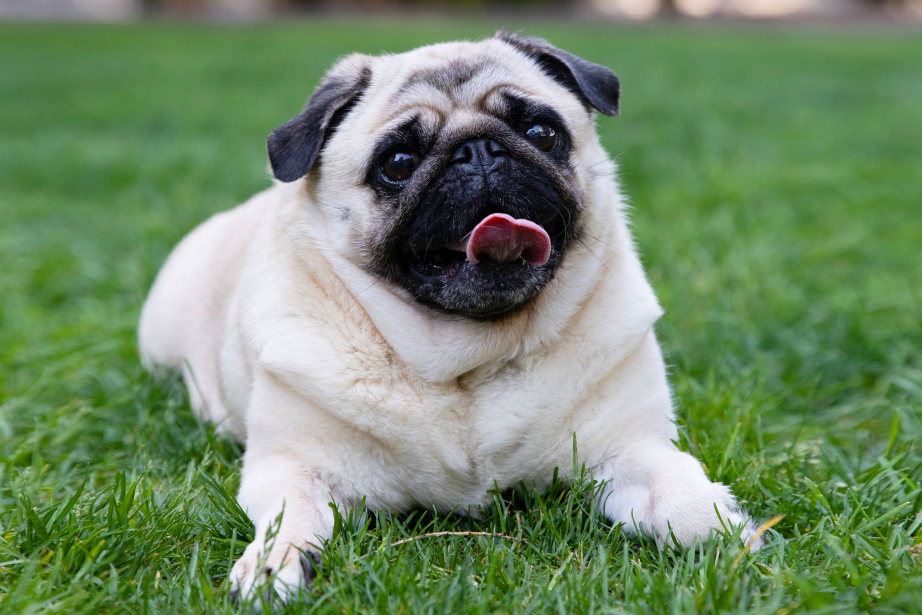
#> input picture py_opencv/photos/dog1.jpg, 2765 x 1843 px (shown at 1/3 size)
$ python basic.py
#> lines starting #> are read from the running program, lines starting #| are printed output that depends on the picture; after the words box and inside, x2 and y2 are one past the last pixel; in counts of white or black regions, pixels touching at a corner belong together
import cv2 as cv

def rescaleFrame(frame, scale=0.75):
    # works for Photos, Videos, Live Videos
    width = int(frame.shape[1]*scale)
    height = int(frame.shape[0]*scale)
    dimensions = (width, height)

    return cv.resize(frame, dimensions, interpolation=cv.INTER_AREA)

img = cv.imread('photos/dog1.jpg')
#> img is the input picture: shape (1843, 2765, 3); mean B, G, R 105.2, 138.7, 114.6
# img = rescaleFrame(img, 0.25)
cv.imshow('Dog', img)

""" 1. Convert to Greyscale """
gray = cv.cvtColor(img, cv.COLOR_BGR2GRAY)
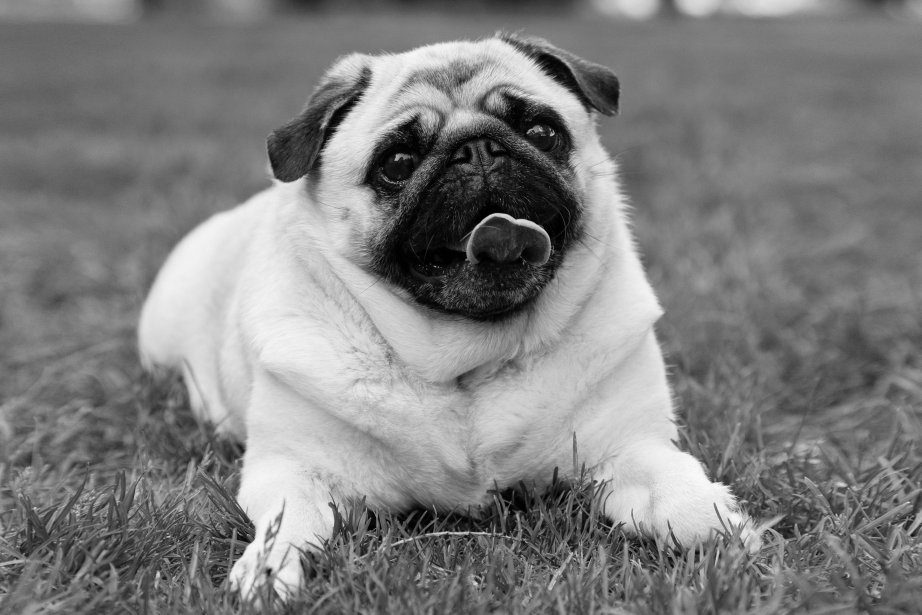
#> gray: shape (1843, 2765) (shown at 1/3 size); min 0, max 252, mean 127.7
# cv.imshow('gray', gray)

""" 2. Blur Image (removing noise) """
blur = cv.GaussianBlur(img, (7,7), cv.BORDER_DEFAULT)
# cv.imshow('blur', blur)

""" 3. Edge Cascade """
canny = cv.Canny(img, 125, 175)
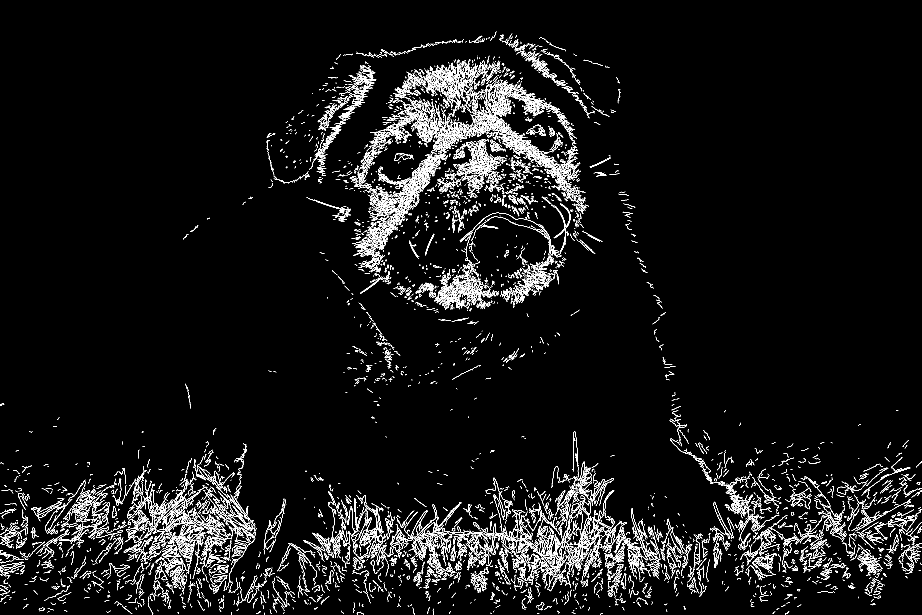
#> canny: shape (1843, 2765) (shown at 1/3 size); 3.8% white in thin lines or dots
# cv.imshow('canny', canny)

""" 4. Dilate Image """
dilate = cv.dilate(canny, (7,7), iterations=3)
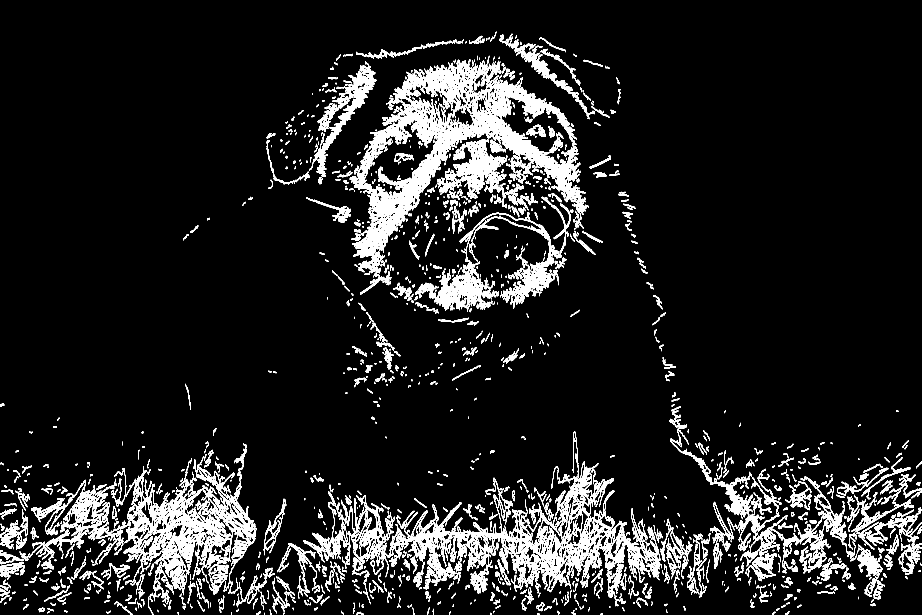
#> dilate: shape (1843, 2765) (shown at 1/3 size); 9.5% white; 1951 white regions (420 under 20 px), largest, box (x1, y1, x2, y2) and area: (1049, 178, 1767, 885) 90985, (1244, 1384, 1953, 1796) 57630, (333, 1368, 770, 1786) 44369
# cv.imshow('dilated', dilate)

""" 5. Eroding """
eroded = cv.erode(dilate, (7,7), iterations=3)
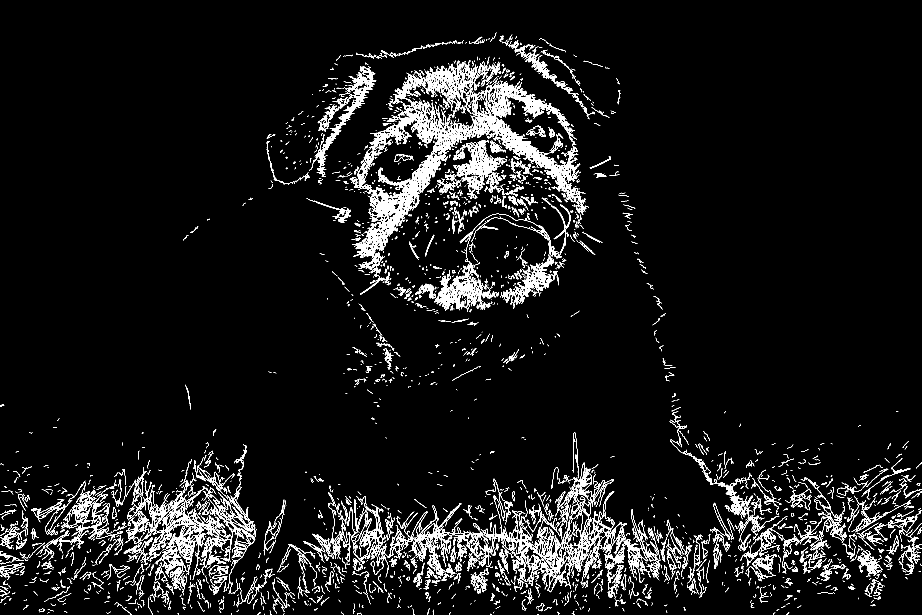
#> eroded: shape (1843, 2765) (shown at 1/3 size); 5.5% white; 2996 white regions (1774 under 20 px), largest, box (x1, y1, x2, y2) and area: (1049, 218, 1354, 830) 30638, (440, 1441, 768, 1781) 18807, (1244, 1487, 1722, 1777) 18058
# cv.imshow('erode',eroded)

""" 6. Resize """
resize = cv.resize(img, (500,500), interpolation= cv.INTER_AREA) # INTER_CUBIC(better resolution, takes longer), INTER_LINEAR == for enlarging
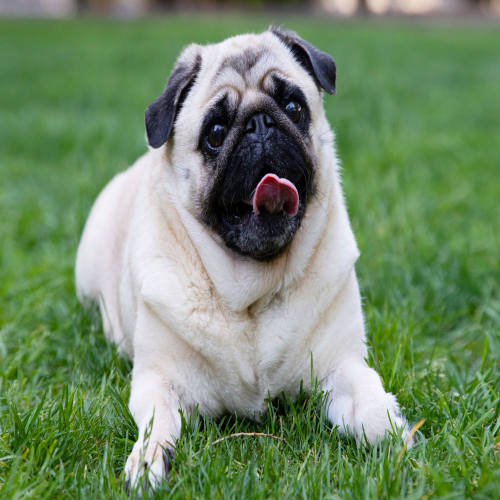
#> resize: shape (500, 500, 3); mean B, G, R 105.2, 138.7, 114.6
cv.imshow('resize', resize)

""" 7. Crop """
crop = img[50:200, 200:400]
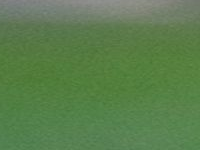
#> crop: shape (150, 200, 3); mean B, G, R 77.3, 127.3, 90.9
cv.imshow('crop', crop)


cv.waitKey(0)

$ run again, with py_opencv/photos/dog2.jpg copied over py_opencv/photos/dog1.jpg
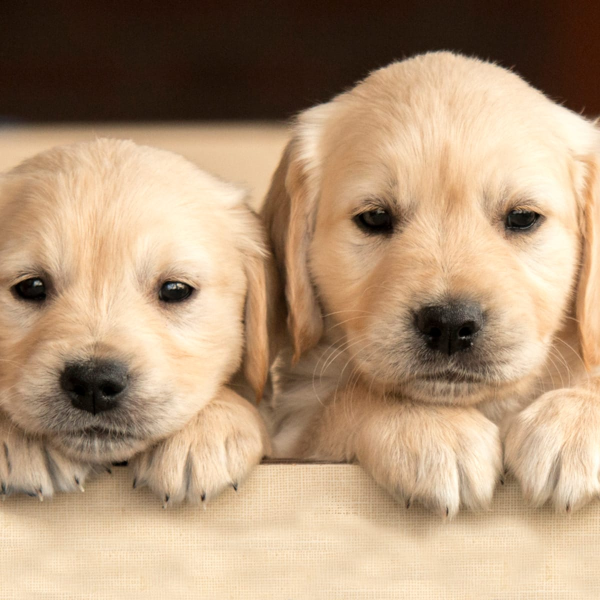
#> input picture py_opencv/photos/dog2.jpg, 1200 x 1200 px (shown at 1/2 size)
#> img is the input picture: shape (1200, 1200, 3); mean B, G, R 120.1, 149.1, 177.1
#> `canny = cv.Canny(img, 125, 175)`:
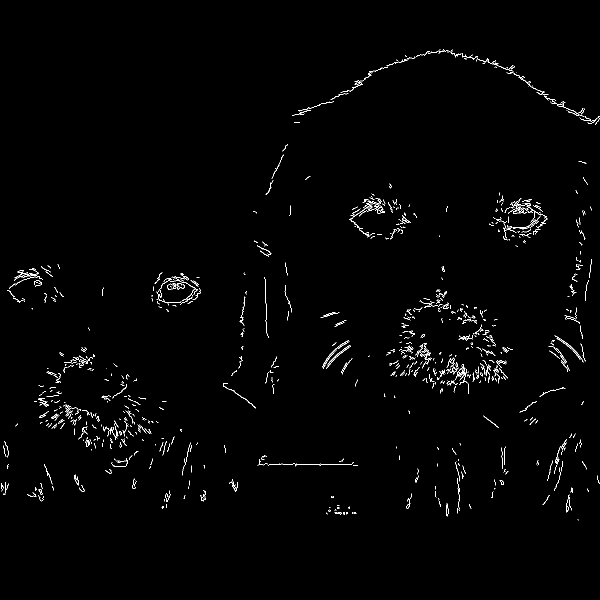
#> canny: shape (1200, 1200) (shown at 1/2 size); 1.1% white in thin lines or dots, all inside (x1, y1, x2, y2) = (2, 98, 1200, 1041)
#> dilate: shape (1200, 1200); 2.8% white; 475 white regions (107 under 20 px), largest, box (x1, y1, x2, y2) and area: (965, 117, 1200, 252) 2014, (1016, 396, 1095, 479) 2012, (313, 546, 402, 614) 1764
#> eroded: shape (1200, 1200); 1.4% white in thin lines or dots, all inside (x1, y1, x2, y2) = (2, 101, 1200, 1044)
#> `crop = img[50:200, 200:400]`:
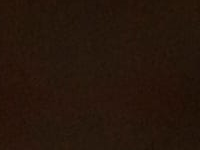
#> crop: shape (150, 200, 3); mean B, G, R 11.2, 21.7, 38

$ run again, with py_opencv/photos/dog3.jpg copied over py_opencv/photos/dog1.jpg
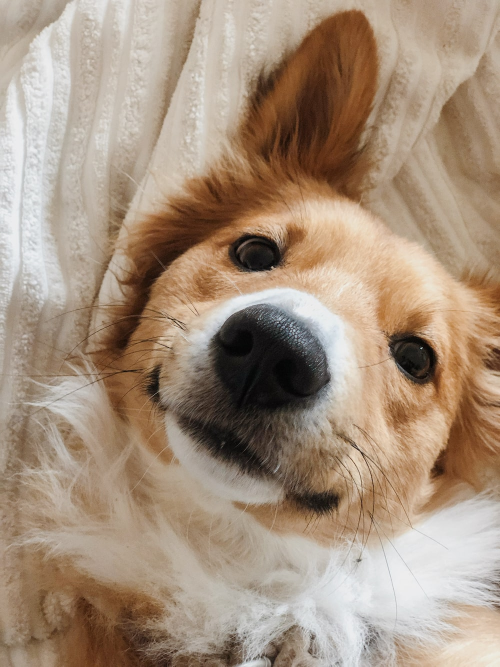
#> input picture py_opencv/photos/dog3.jpg, 1000 x 1333 px (shown at 1/2 size)
#> img is the input picture: shape (1333, 1000, 3); mean B, G, R 125.4, 144.8, 165.5
#> `canny = cv.Canny(img, 125, 175)`:
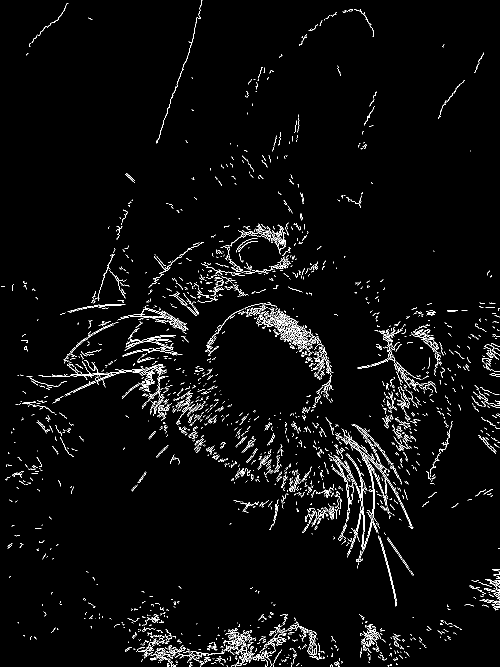
#> canny: shape (1333, 1000) (shown at 1/2 size); 3% white in thin lines or dots
#> dilate: shape (1333, 1000); 7.9% white; 937 white regions (315 under 20 px), largest, box (x1, y1, x2, y2) and area: (410, 605, 664, 827) 8627, (300, 1243, 640, 1333) 7743, (104, 702, 345, 845) 6312
#> eroded: shape (1333, 1000); 4.3% white; 1217 white regions (853 under 20 px), largest, box (x1, y1, x2, y2) and area: (410, 608, 642, 715) 4358, (671, 851, 827, 1133) 3502, (104, 723, 345, 845) 3415
#> `crop = img[50:200, 200:400]`:
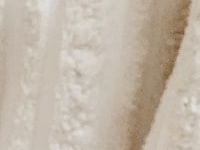
#> crop: shape (150, 200, 3); mean B, G, R 167.5, 181.5, 193.1
